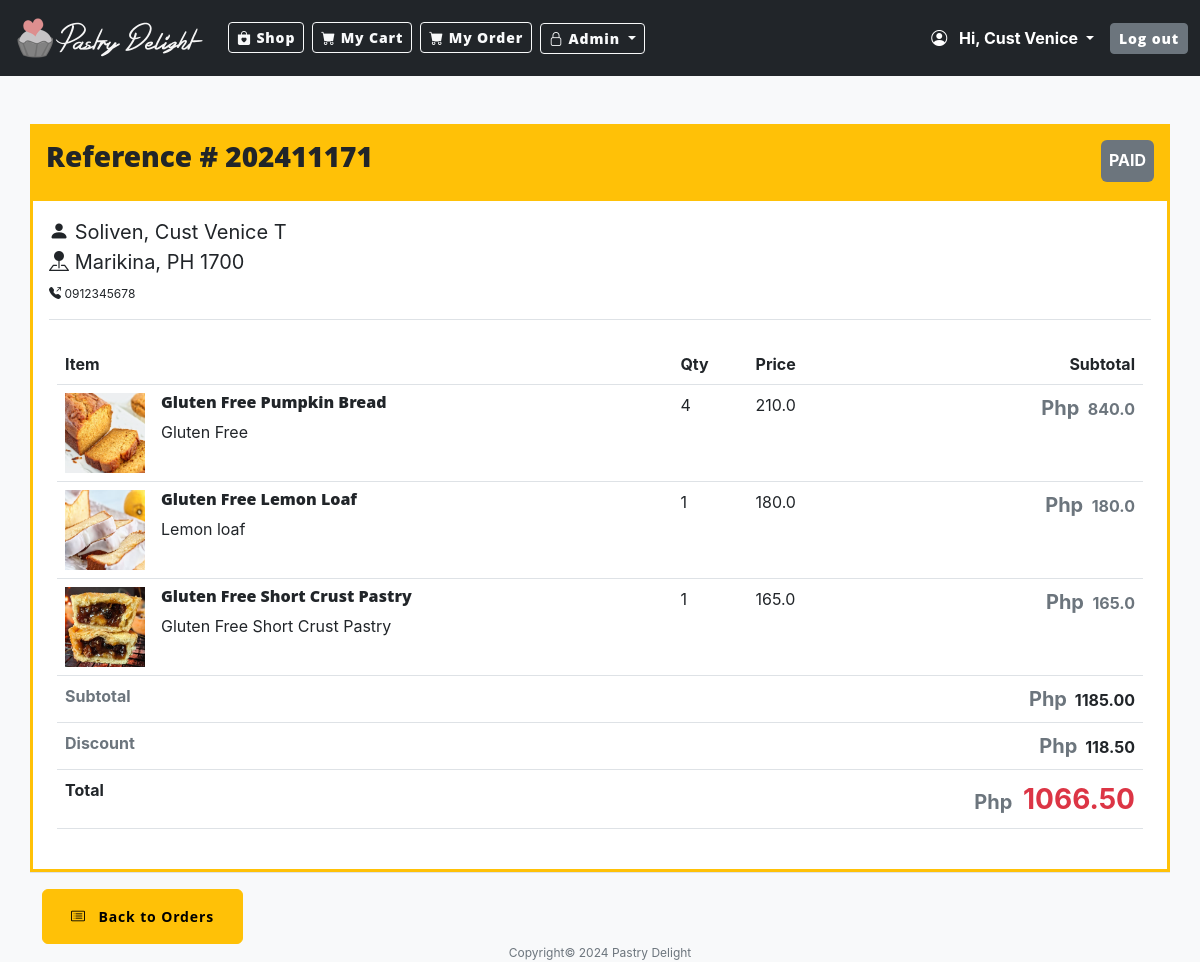
/order_details/20 (signed in), run on the app's committed database.
### model.py (models this page shows, shortened)
class User(UserMixin, db.Model):
    __tablename__ = "user"
    id: Mapped[int] = mapped_column(Integer, primary_key=True)
    email: Mapped[str] = mapped_column(String(100), unique=True, nullable=False)
    fname: Mapped[str] = mapped_column(String(100), nullable=False)
    mname: Mapped[str] = mapped_column(String(100), nullable=False)
    lname: Mapped[str] = mapped_column(String(100), nullable=False)
    contact_no: Mapped[str] = mapped_column(String(100), nullable=False)
    address: Mapped[str] = mapped_column(String(250), nullable=False)
    postal_code: Mapped[str] = mapped_column(String(100), nullable=False)
    country: Mapped[str] = mapped_column(String(100), nullable=False)
    password: Mapped[str] = mapped_column(String(250), nullable=False)
    status: Mapped[str] = mapped_column(String(20))
    created_date: Mapped[datetime] = mapped_column(DateTime(timezone=False), server_default=func.now(), nullable=False)
    orders = relationship("OrderHeader", back_populates="created_by")
    products = relationship("Product", back_populates="created_by")

class OrderHeader(db.Model):
    __tablename__ = "order_header"
    id: Mapped[int] = mapped_column(primary_key=True)
    order_num: Mapped[str] = mapped_column(String(20))
    order_date: Mapped[datetime] = mapped_column(DateTime(timezone=False), server_default=func.now(), nullable=False)
    order_by: Mapped[str] = mapped_column(String(250), nullable=False)
    address: Mapped[str] = mapped_column(String(250), nullable=False)
    postal_code: Mapped[str] = mapped_column(String(20), nullable=False)
    country: Mapped[str] = mapped_column(String(20), nullable=False)
    discount_code: Mapped[str] = mapped_column(String(20), nullable=False)
    discount_total: Mapped[float] = mapped_column(Float)
    discount_percent: Mapped[float] = mapped_column(Float)
    subtotal: Mapped[float] = mapped_column(Float)
    total: Mapped[float] = mapped_column(Float)
    status: Mapped[str] = mapped_column(String(100))
    stripe_session_id: Mapped[str] = mapped_column(String(250), nullable=True)
    paid_date: Mapped[datetime] = mapped_column(DateTime(timezone=False), nullable=True)
    completion_date: Mapped[datetime] = mapped_column(DateTime(timezone=False), nullable=True)
    user_id: Mapped[int] = mapped_column(ForeignKey("user.id"))
    created_by = relationship("User", back_populates="orders")

class OrderLine(db.Model):
    __tablename__ = "order_line"
    id: Mapped[int] = mapped_column(primary_key=True)
    order_header_id: Mapped[int] = mapped_column(ForeignKey("order_header.id"))
    product_id: Mapped[int] = mapped_column(ForeignKey("product.id"))
    product_name: Mapped[str] = mapped_column(String(250))
    product_desc: Mapped[str] = mapped_column(String(250))
    quantity: Mapped[int] = mapped_column(Float)
    price: Mapped[float] = mapped_column(Float)
    line_price: Mapped[float] = mapped_column(Float)
    line_discount: Mapped[float] = mapped_column(Float, nullable=True)
    price_after_discount: Mapped[float] = mapped_column(Float, nullable=False)
    status: Mapped[str] = mapped_column(String(100))

class Product(db.Model):
    __tablename__ = "product"
    id: Mapped[int] = mapped_column(primary_key=True)
    name: Mapped[str] = mapped_column(String(250), unique=True)
    code: Mapped[str] = mapped_column(String(20), nullable=True, unique=True)
    price: Mapped[float] = mapped_column(Float)
    description: Mapped[str] = mapped_column(String(250), nullable=True)
    remarks: Mapped[str] = mapped_column(String(250), nullable=True)
    status: Mapped[str] = mapped_column(String(100))
    img_path: Mapped[str] = mapped_column(String(250), nullable=True)
    product_category_id: Mapped[int] = mapped_column(ForeignKey("product_category.id"))
    product_category = relationship("ProductCategory", back_populates="products")
    created_date: Mapped[datetime] = mapped_column(DateTime(timezone=False), server_default=func.now(), nullable=False)
    user_id: Mapped[int] = mapped_column(ForeignKey("user.id"))
    created_by = relationship("User", back_populates="products")

### main.py (the view)
@app.route("/order_details/<int:order_id>", methods=["GET", "POST"])
def order_details(order_id):
    if not current_user.is_authenticated:
        flash('Please log in first to place order.', 'error')
        return redirect(url_for('login'))
    is_admin = False
    if current_user.is_authenticated:
        user_access = db_connect.get_user_access(**{'user_id': current_user.id, 'user_group_id': 1})
        if user_access:
            is_admin = True
    order = db_connect.get_order_view(order_id)
    if not order:
        flash("Order is inaccessible! Let's add items to cart instead.", 'error')
        return redirect(url_for('home'))
    if order[0]['user_id'] != current_user.id:
        user_access = db_connect.get_user_access(**{'user_id': current_user.id, 'user_group_id': 1})
        if not user_access:
            flash("Order is inaccessible! Let's add items to cart instead.", 'error')
            return redirect(url_for('home'))
    return render_template("order_details.html", order=order, is_admin=is_admin, now=DATE_NOW)

### main.py (called while the page is built)
@login_manager.user_loader
def load_user(user_id):
    return db_connect.get_user_details(user_id)

### model.py (called while the page is built)
    def get_user_details(self, user_id):
        record = self.db.session.execute(db.select(User).where(User.id == user_id)).scalar()
        return record

    def get_user_access(self, **user_details):
        record = UserAccess.query.filter_by(**user_details).scalar()
        return record

### templates/order_details.html (shortened to what this page needs)
{% include "header.html" %}
<body class="bg-light">
<div class="container mt-5 w-100">
    <div class="d-flex justify-content-center">
        <div class="row">
            <div class="text-dark p-3 bg-warning fw-bold fs-6">
                <div class="d-flex justify-content-between">
                    <h3 class="text-sm-start">Reference # {{ order[0].order_num }}</h3>
                    <span class="bg-secondary text-white rounded p-2 ">{{ order[0].order_status }}</span>
                </div>
            </div>
            <div class="bg-white border border-3 border-warning p-3">
                <div>
                    <div>
                        <i class="bi bi-person-fill"></i>
                        {{ order[0].order_by }}
                    </div>
                    <div class="mb-2 text-dark">
                        <i class="bi bi-pin-map-fill"></i> {{ order[0].address }}, {{ order[0].country }}
                        {{ order[0].postal_code }}
                    </div>
                    <div class="mb-2 text-dark fs-7">
                        <i class="bi bi-telephone-outbound-fill"></i> {{ order[0].contact_no }}
                    </div>
                </div>
                <hr/>
                <div class="p-2">
                    <table class="table bg-white fs-6">
                    <thead>
                    <tr>
                        <th>Item</th>
                        <th>Qty</th>
                        <th>Price</th>
                        <th class="text-sm-end">Subtotal</th>
                    </tr>
                    </thead>
                    <tbody>
                    {% for line in order %}
                    <tr>
                        <td>
                            <div class="d-flex justify-content-start">
                                <div class="d-flex justify-content-start align-items-center me-3">
                                    <img id="card_item_img"
                                         src="{{ url_for('static', filename='images/products/'+line.img_path) }}"
                                         class="cart_img"/>
                                </div>
                                <div class="">
                                    <h6>{{ line.product_name }}</h6>
                                    <div>{{ line.product_desc }}</div>
                                </div>
                            </div>
                        </td>
                        <td>{{ line.quantity|int }}</td>
                        <td>{{ line.price }}</td>
                        <td>
                            <div class="d-flex justify-content-end">
                                <div>
                                    <span class="me-1 fs-5 text-muted fw-bold">Php</span>
                                    <span id="cart_item_price"
                                          class="text-muted fw-bold">{{ line.line_price }}</span>
                                </div>
                            </div>
                        </td>
                    </tr>
                    {% endfor %}
                    <tr class="fw-bold fs-6">
                        <td colspan="3" class="text-muted">Subtotal</td>
                        <td class="text-sm-end">
                            <span class="me-1 fs-5 text-muted fw-bold">Php</span>
                            {{ '%0.2f' % order[0].subtotal|float }}
                        </td>
                    </tr>
                    <tr class="fw-bold fs-6 text-muted">
                        <td colspan="3" class="text-muted">Discount</td>
                        <td class="text-sm-end">
                            <span class="me-1 fs-5 text-muted fw-bold">Php</span>
                            {{ '%0.2f' % order[0].discount_total|float }}
                        </td>
                    </tr>
                    <tr class="fw-bold fs-6 ">
                        <td colspan="3" class="">Total</td>
                        <td class="text-sm-end fs-3 text-danger">
                            <span class="me-1 fs-5 text-muted fw-bold">Php</span>
                            {{ '%0.2f' % order[0].total|float }}
                        </td>
                    </tr>
                    </tbody>
                </table>
                </div>
            </div>
            <hr/>
            <div>
                <a href="{{ url_for('order_list') }}"
                   class="btn btn-warning  fw-bold">
                    <i class="bi bi-card-list me-2"></i> Back to Orders
                </a>
            </div>
        </div>
    </div>
</div>
</body>
{% include "footer.html" %}

### templates/header.html (shortened to what this page needs)
<!DOCTYPE html>
<html lang="en">
<head>
    {% block styles %}
    {{ bootstrap.load_css() }}
    <link
            href="{{ url_for('static', filename='css/style.css') }}"
            rel="stylesheet"
    />
    <link href="https://cdn.jsdelivr.net/npm/bootstrap-icons/font/bootstrap-icons.css" rel="stylesheet">
    {% endblock %}
</head>
<body>
<nav class="navbar navbar-expand-lg navbar-dark bg-dark">
    <div class="container-fluid">
        <a class="navbar-brand" href="{{ url_for('home') }}">
            <img class="logo" alt="Pastry Delight"
                 src="{{ url_for('static', filename='images/pd_horizontal_white.png') }}">
        </a>
        <div class="collapse navbar-collapse" id="navbarSupportedContent">
            <ul class="navbar-nav mb-2 mb-lg-0">
                <li class="nav nav-item me-2">
                     <a class="btn btn-outline-light btn-sm {% if request.path == '/' %}active{% endif %}" aria-current="page" href="{{ url_for('home') }}">
                        <i class="bi bi-bag-heart-fill"></i>
                        Shop
                    </a>
                </li>
                <li class="nav nav-item me-2">
                    <a class=" btn btn-outline-light btn-sm" aria-current="page" href="{{ url_for('my_cart') }}">
                        <i class="bi bi-cart-fill"></i>
                        My Cart
                    </a>
                </li>
                {% if current_user.is_authenticated %}
                <li class="nav nav-item me-2">
                    <a class=" btn btn-outline-light btn-sm" aria-current="page" href="{{ url_for('order_list') }}">
                        <i class="bi bi-cart-fill"></i>
                        My Order
                    </a>
                </li>
                {% endif %}
            </ul>
            <ul class="navbar-nav me-auto mb-2 mb-lg-0">
                {% if is_admin %}
                <li class="nav-item dropdown">
                    <a class="dropdown-toggle btn btn-outline-light btn-sm  " href="#" id="navbarDropdown" role="button"
                       data-bs-toggle="dropdown" aria-expanded="false">
                        <i class="bi bi-lock"></i> Admin
                    </a>
                </li>
                {% endif %}
            </ul>
            <ul class="navbar-nav navbar-right">
                {% if current_user.is_authenticated %}
                <li class="fw-bold text-white me-3 fs-5 nav-item dropdown">
                    <a class="dropdown-toggle text-white fs-6"  role="button"
                       data-bs-toggle="dropdown" aria-expanded="false">
                        <i class="bi bi-person-circle me-2"></i>
                        Hi, {{ current_user.fname }}
                    </a>
                </li>
                <li class="nav-item">
                    <a href="{{ url_for('logout') }}" class="btn btn-secondary btn-sm">Log out</a>
                </li>
                {% endif %}
            </ul>
        </div>
    </div>
</nav>

### data on the page
User: fname "Cust Venice", contact_no "0912345678"
OrderHeader: order_num "202411171", status "PAID", order_by "Soliven, Cust Venice T", address "Marikina", country "PH", postal_code "1700", subtotal "1185.00", discount_total "118.50", total "1066.50"
OrderLine: img_path (picture), product_name "Gluten Free Pumpkin Bread", product_desc "Gluten Free", quantity "4", price "210.0", line_price "840.0"
OrderLine: img_path (picture), product_name "Gluten Free Lemon Loaf", product_desc "Lemon loaf", quantity "1", price "180.0", line_price "180.0"
OrderLine: img_path (picture), product_name "Gluten Free Short Crust Pastry", product_desc "Gluten Free Short Crust Pastry", quantity "1", price "165.0", line_price "165.0"

### other printed values
{{ now.year }} "2024"
